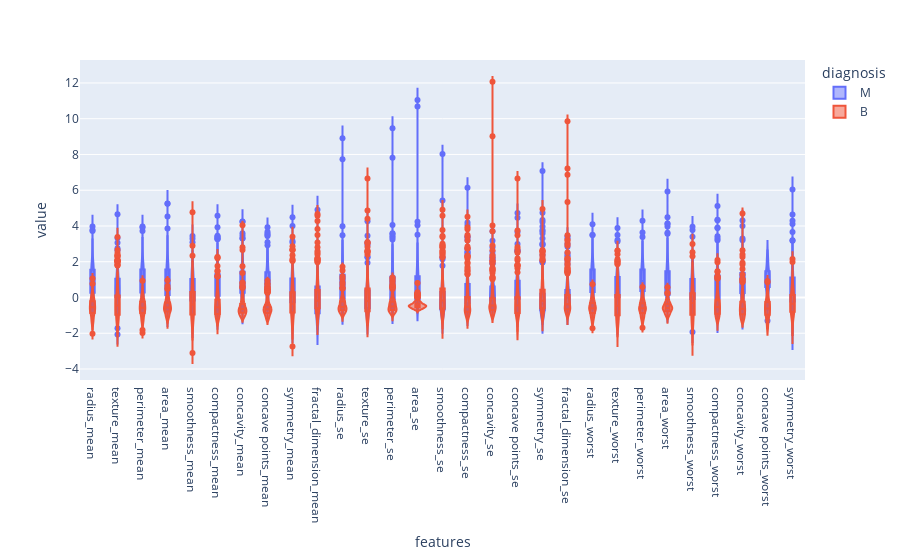

Notebook cell for this chart:
### Code cell
fig2=px.violin(data,x='features',y='value',box=True,color='diagnosis',violinmode='overlay')
fig2.update_layout(violingap=0)
fig2.show()

### Figure 1 — Plotly figure (JSON) as saved in the notebook; plotly's stock layout.template omitted (floating-point values rounded to 4 significant figures; data arrays with more than 128 entries replaced by an {"elided": "..."} marker saying what was removed)
{"data": [{"alignmentgroup": "True", "box": {"visible": true}, "hovertemplate": "diagnosis=M<br>features=%{x}<br>value=%{y}<extra></extra>", "legendgroup": "M", "marker": {"color": "#636efa"}, "name": "M", "offsetgroup": "M", "orientation": "v", "scalegroup": "True", "showlegend": true, "type": "violin", "x": {"elided": "6148 str values"}, "x0": " ", "xaxis": "x", "y": {"elided": "6148 float values"}, "y0": " ", "yaxis": "y"}, {"alignmentgroup": "True", "box": {"visible": true}, "hovertemplate": "diagnosis=B<br>features=%{x}<br>value=%{y}<extra></extra>", "legendgroup": "B", "marker": {"color": "#EF553B"}, "name": "B", "offsetgroup": "B", "orientation": "v", "scalegroup": "True", "showlegend": true, "type": "violin", "x": {"elided": "10353 str values"}, "x0": " ", "xaxis": "x", "y": {"elided": "10353 float values"}, "y0": " ", "yaxis": "y"}], "layout": {"legend": {"title": {"text": "diagnosis"}, "tracegroupgap": 0}, "margin": {"t": 60}, "violingap": 0, "violinmode": "overlay", "xaxis": {"anchor": "y", "domain": [0, 1], "title": {"text": "features"}}, "yaxis": {"anchor": "x", "domain": [0, 1], "title": {"text": "value"}}}}
